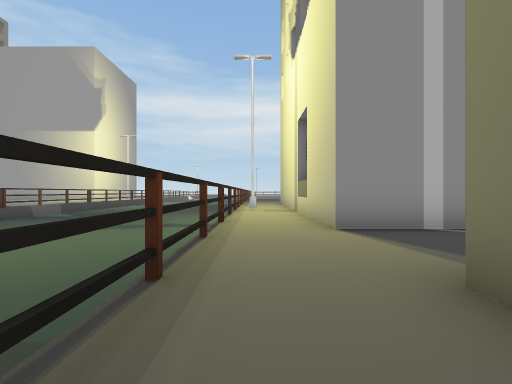
[1] (above)

24 first-person views from a walk through a Unity game level. The camera is 1.3 m above the floor, looks level and sees 90° across. The floor is counted in squares, 2 m on a side. Each view is taken from the middle of a square. On the plan, view 1 faces up. The plan holds only what a view shows up to about 9 squares ahead; the rest is blank. The place goes on beyond the plan. The player character is not drawn. Some animated figures are not drawn. Some surface patterns are stand-ins.

[2]
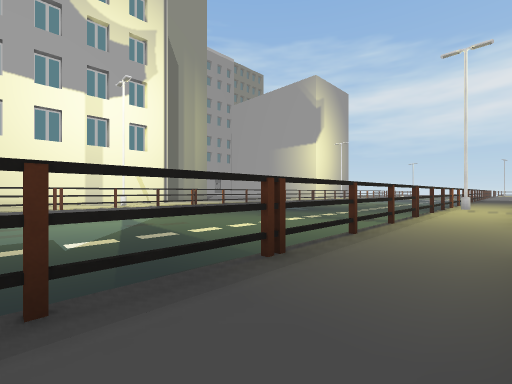

[3]
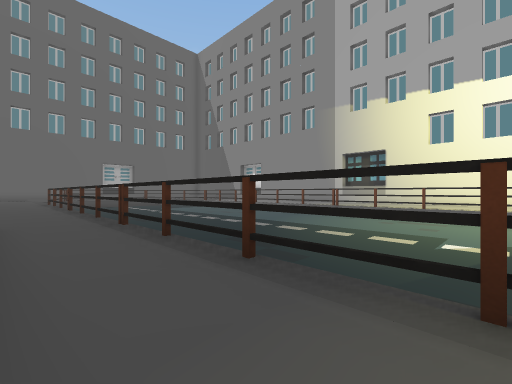

[4]
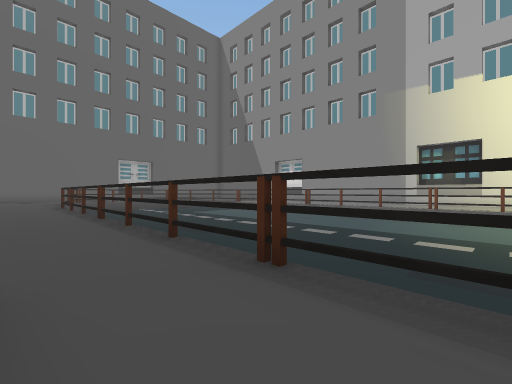

[5]
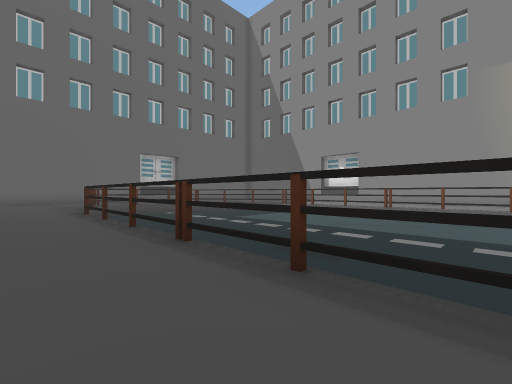

[6]
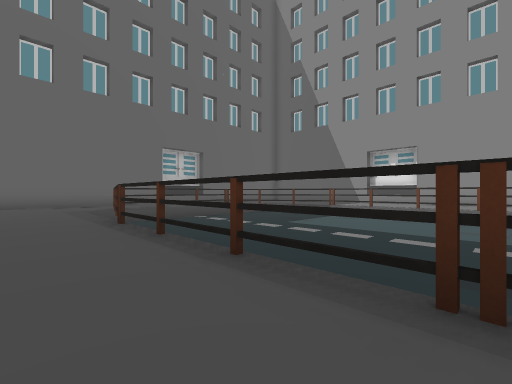

[7]
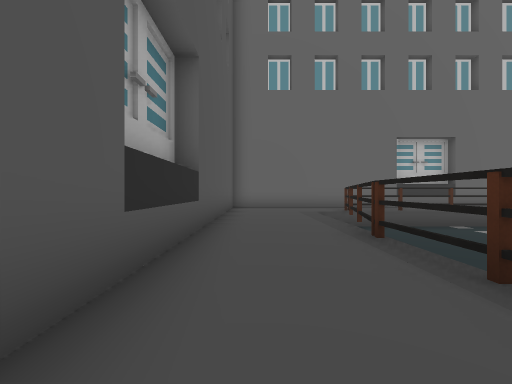

[8]
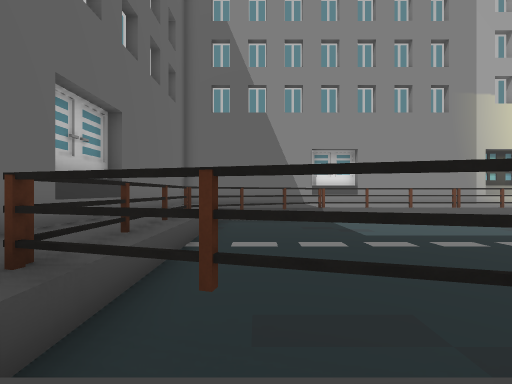

[9]
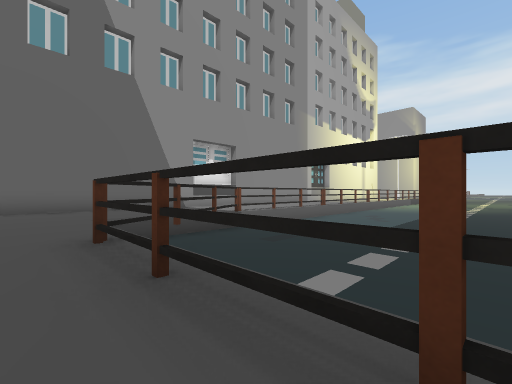

[10]
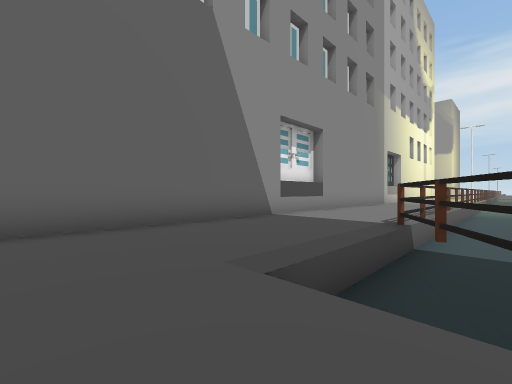

[11]
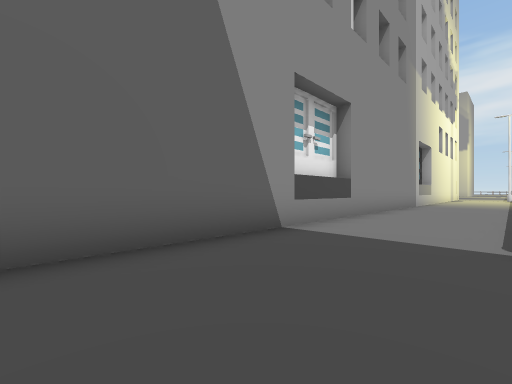

[12]
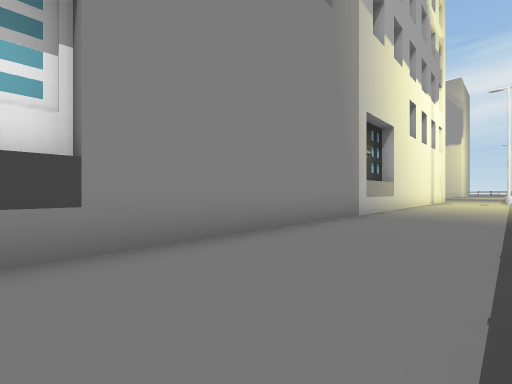

[13]
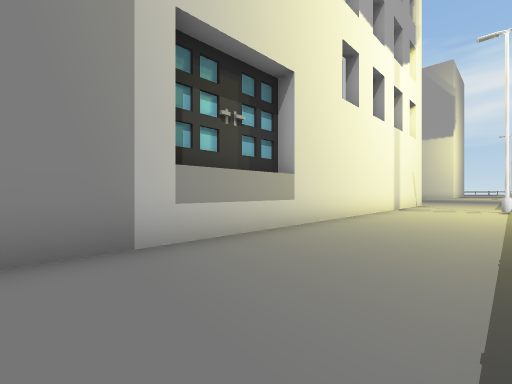

[14]
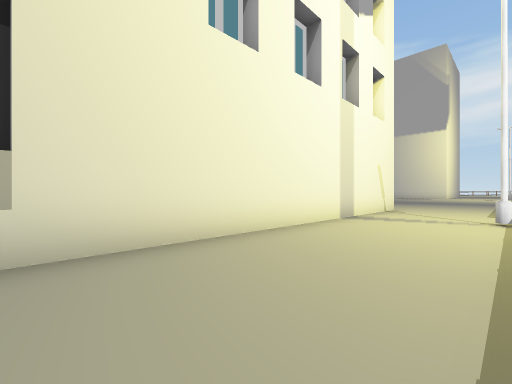

[15]
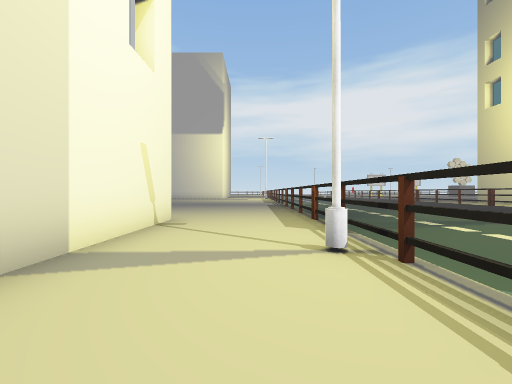

[16]
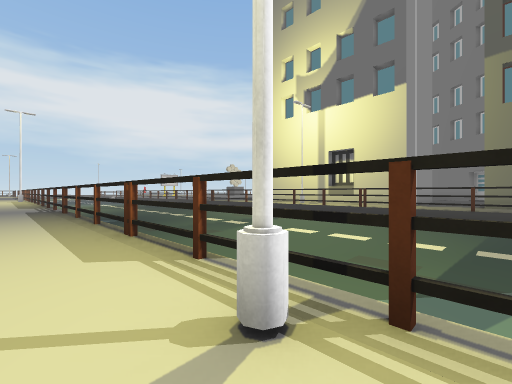

[17]
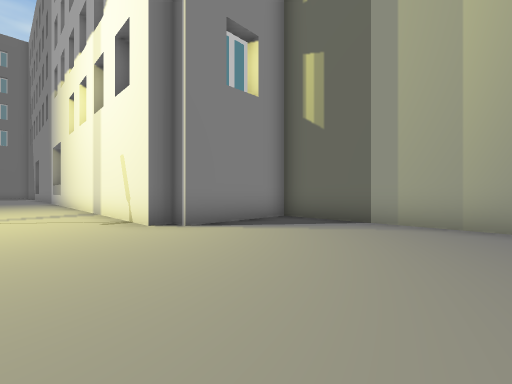

[18]
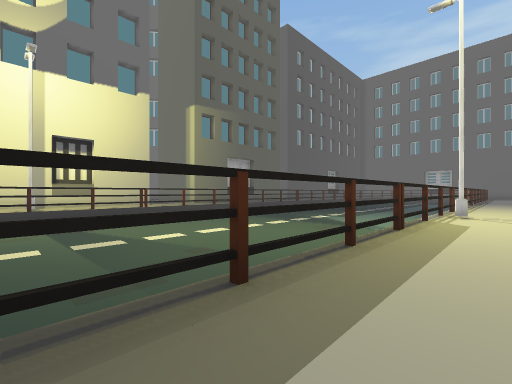

[19]
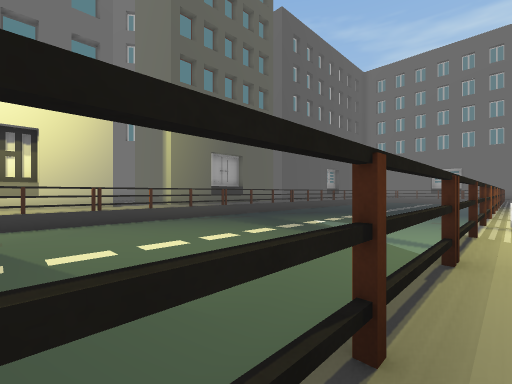

[20]
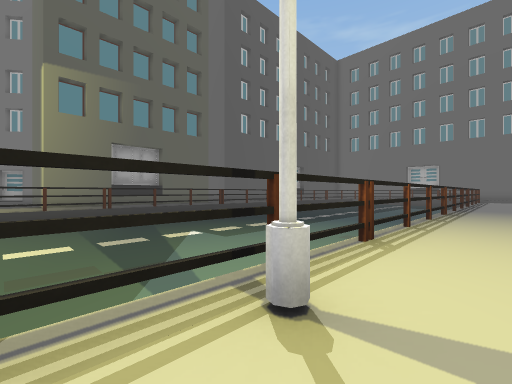

[21]
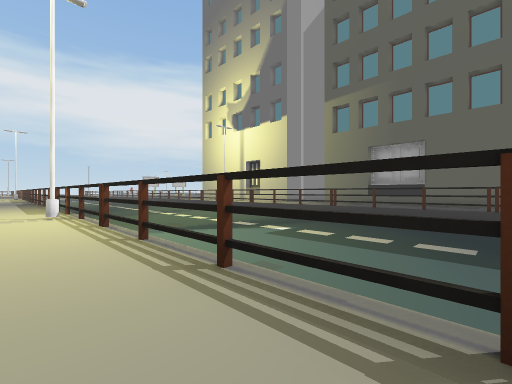

[22]
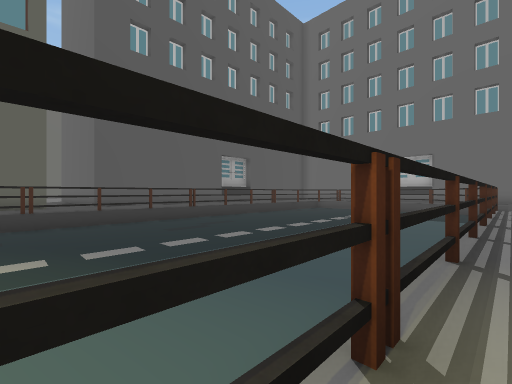

[23]
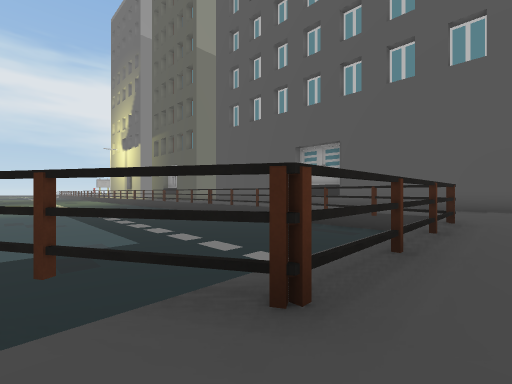

[24]
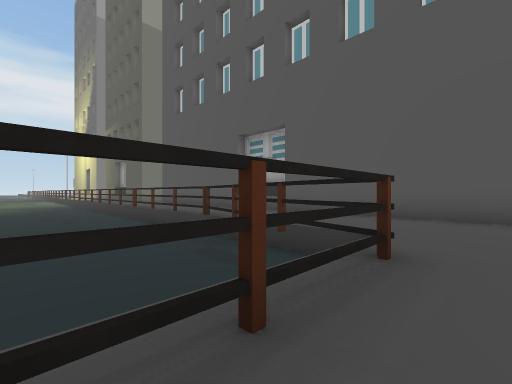

### Floor plan
Key: @ floor where view 1 was taken; # wall or solid block; . main floor; : floor 1 m higher than the main floor; = window, fence, low wall or low ledge; ^ raised ledge; v drop or lower ground; B building.
Columns run from 18 left of view 1 to 4 right of it. Each row starts with its distance up from view 1.
 10 B:::::::........ =::
  9 B:::::::.........=#:B
  8 B:::::::.........=::B
  7 B::::::#.........=::B
  6 B:::::::.........v::B
  5  BBBB::#.........=::BBB
  4     B:::.........v::::
  3     B:::.........=::::
  2     B::#.........=::B
  1     B:::.........=::
  0     B:::.........=@:
 -1     B:::.........=::
 -2     B:::.........=::
 -3     B:::.........=::
 -4     B:::.........=::
 -5     B:::.........=::B
 -6     B::#.........=::
 -7     B:::.........=::
 -8     #::#.........=::
 -9     #:::.........v::
-10     #:::.........=::
-11     #:::.........v::
-12     #:::.........=::
-13     #:::.........=::
-14     #:::.........=::#
-15     #:::.........=::#
-16     #:::.........=::#
-17     #:::.........=::#
-18     #:::=........=::#
-19     #:::=........=::#
-20     #:::v#.......v::#
-21     #:::vv......#v::#
-22     #:::::#^^^^^#:::#
-23     #:::::::::::::::#

Positions as (right, up) in squares from view 1, and headings:
1: (0, 0), facing up
2: (1, -2), facing up-left
3: (1, 0), facing down-left
4: (1, -4), facing down-left
5: (1, -8), facing down-left
6: (1, -11), facing down-left
7: (1, -13), facing down
8: (0, -20), facing left
9: (-4, -23), facing up-left
10: (-9, -23), facing up-left
11: (-11, -21), facing up-left
12: (-11, -15), facing up-left
13: (-11, -9), facing up-left
14: (-11, -5), facing up-left
15: (-12, -1), facing up
16: (-12, 1), facing up-right
17: (-12, 10), facing down-left
18: (-12, 10), facing down-right
19: (-11, 8), facing down-right
20: (-12, 3), facing down-right
21: (-12, -6), facing up-right
22: (-11, -5), facing down-right
23: (-9, -23), facing up-right
24: (-5, -23), facing up-right
